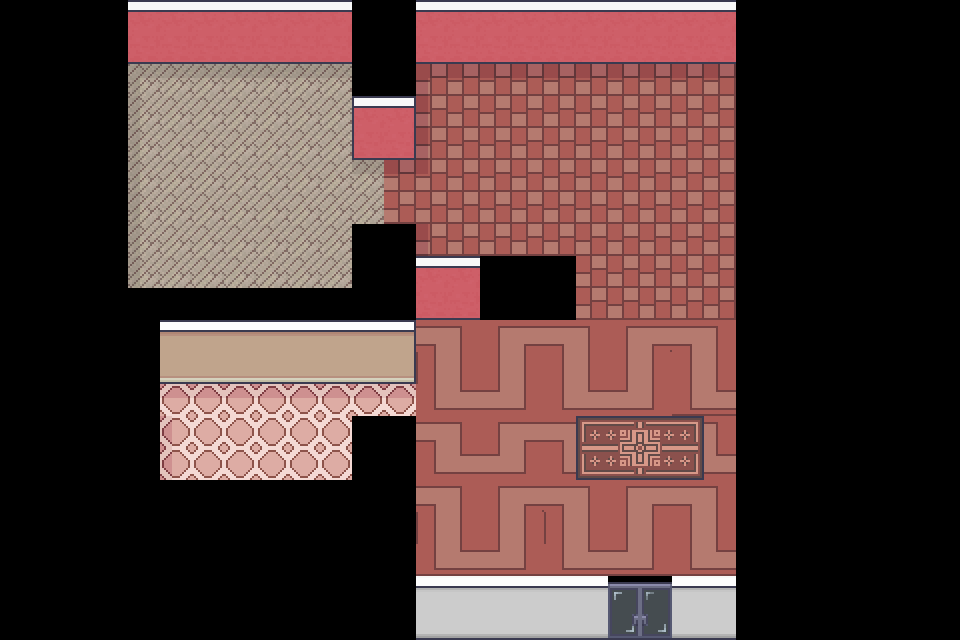

A 2D game scene composited from a Tiled map and its tileset images. What follows is a short description and the map's XML, with each tile layer's data collapsed to a summary:
An orthogonal 30x20 tile map with 32x32 px tiles, 1 tile layer (floor), 5 hidden layers not drawn, 3 tilesets and 12 objects (3x stove, 2x cheese_source, chopping_board, dough_source2, meat_source, ...).

<map version="1.10" tiledversion="1.10.2" orientation="orthogonal" renderorder="right-down" width="30" height="20" tilewidth="32" tileheight="32" infinite="0" nextlayerid="9" nextobjectid="21">
 <tileset firstgid="1" source="Interiors_32x32.tsx" />
 <tileset firstgid="17025" source="Room_Builder_32x32.tsx" />
 <tileset firstgid="25309" source="IdeaProjects/Undercooked-/assets/objects.tsx" />
 <layer id="1" name="floor" width="30" height="20">
  <data>[600 cells, 301 non-empty, 44 distinct tile ids]</data>
 </layer>
 <layer id="3" name="furnitures" width="30" height="20" visible="0">
  <data>[600 cells, 112 non-empty, 81 distinct tile ids]</data>
 </layer>
 <objectgroup id="5" name="station_layer" visible="0">
  <object id="1" name="chopping_board" gid="25310" x="544" y="160" width="96" height="32" />
  <object id="2" name="stove" gid="25309" x="608" y="96" width="32" height="64" />
  <object id="4" name="stove" gid="25309" x="576" y="96" width="32" height="64" />
  <object id="5" name="stove" gid="25309" x="544" y="96" width="32" height="64" />
  <object id="6" name="dough_source2" gid="25320" x="192" y="96" width="64" height="64" />
  <object id="7" name="cheese_source" gid="25319" x="320" y="128" width="32" height="64" />
  <object id="8" name="cheese_source" gid="25317" x="320" y="96" width="32" height="64" />
  <object id="11" name="meat_source" gid="25321" x="256" y="96" width="64" height="96" />
  <object id="12" name="deliver_station2" gid="25323" x="640" y="320" width="96" height="64" />
 </objectgroup>
 <layer id="4" name="on_top" width="30" height="20" visible="0">
  <data>[600 cells, 31 non-empty, 23 distinct tile ids]</data>
 </layer>
 <layer id="8" name="black_wall" width="30" height="20" visible="0">
  <data>[600 cells, 118 non-empty, 1 distinct tile ids]</data>
 </layer>
 <layer id="2" name="wall" width="30" height="20" visible="0">
  <data>[600 cells, 164 non-empty, 70 distinct tile ids]</data>
 </layer>
 <layer id="7" name="behind_player" width="30" height="20" visible="0">
  <data>[600 cells, 53 non-empty, 14 distinct tile ids]</data>
 </layer>
 <objectgroup id="6" name="collision_layer" visible="0">
  <object id="16" x="127" y="115.667">
   <polyline points="0,0 64.3333,0.333333 64.6667,-37.6667 198,-39.4848 197.788,31 223,30.6667 223,44.3333 288.333,45 297.333,45 297.667,48.3333 313.667,48.3333 313.667,44.6667 315.667,44.3333 314.333,32.6667 319.667,32.3333 320.667,-32 416.333,-32.6667 416,-37.4167 512.75,-36.9167 512.5,-41.9167 545.25,-41.9167 544.75,-32.4167 576,-32.9167 576,114.583 607.25,114.333 607.5,161.083 512.25,161.333 512.5,203.583 609.25,204.083 609,266.583 419.75,264.833 419,299.833 585,301.333 584.5,332.333 577,332.333 577,347.583 563.25,347.833 563.75,334.083 556.75,333.833 556.75,439.333 578.75,438.833 578.5,444.583 609.5,443.833 609.25,481.583 289,482.333 287.667,324.333 237.667,324.333 225,323.667 224.333,391 29.6667,390.333 31,272.333 190.333,273 191.667,262.333 287.667,262.333 288.333,215.333 442,216 441.667,204 460.333,204.667 459.667,155.667 287.667,157.667 289,130.333 227,129.667 226.333,192.333 0.333333,192.667 0.666667,166.667 93.6667,165.333 93.6667,142.667 0,143.333 -0.5,7.83333" />
  </object>
  <object id="17" x="128.333" y="226">
   <polyline points="0,0 94.6667,0 94,31.3333 -0.666667,31.6667 -0.333333,4.33333" />
  </object>
  <object id="19" x="474.667" y="507.333">
   <polyline points="0,0 -26.6667,0.666667 -27.3333,25.3333 -56.6667,26.6667 -56,58.6667 -20.6667,58 -18.6667,63.3333 1.33333,63.3333 1.33333,54.6667 0.666667,37.3333 74,40 72.6667,24.6667 97.3333,24 98,-1.33333 75.3333,-0.666667 74,-26.6667 52.6667,-26 52,-49.3333 18.6667,-49.3333 18,-23.3333 0.666667,-24 1.33333,-6" />
  </object>
 </objectgroup>
</map>
